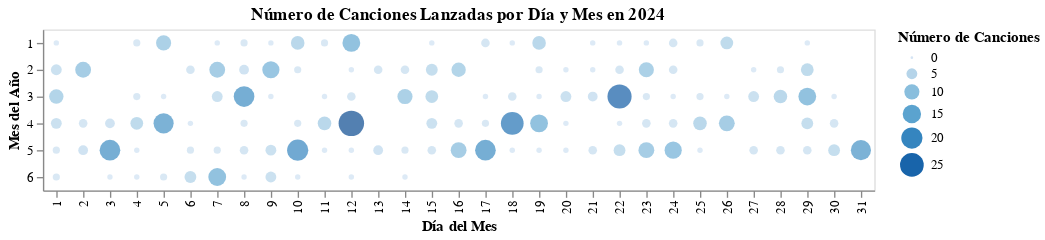

The cell this chart's notebook holds for it:
### Code cell
# Contar el número de canciones por día y mes
# Agrupar por mes y día, manteniendo el conteo y una fecha representativa
songs_by_day_month = (
    df_2024.groupby([df_2024['release_date'].dt.month.rename('Mes'),
                     df_2024['release_date'].dt.day.rename('Día')])
    .agg(
        songs_count=('release_date', 'count'),
        release_date=('release_date', 'first')  # Retener una fecha representativa
    )
    .reset_index()
)

# Crear el gráfico de burbujas
bubble_chart = alt.Chart(songs_by_day_month).mark_circle().encode(
    x=alt.X('Día:O', title='Día del Mes'),
    y=alt.Y('Mes:O', title='Mes del Año'),
    size=alt.Size('songs_count:Q', title='Número de Canciones'),
    color=alt.Color('songs_count:Q', scale=alt.Scale(scheme='blues'), legend=alt.Legend(title="Número de Canciones")),
    tooltip=[alt.Tooltip('release_date:T', title='Fecha'),
             alt.Tooltip('songs_count', title="Canciones")]
).properties(
    title='Número de Canciones Lanzadas por Día y Mes en 2024'
)

bubble_chart

### Figure 1 — Vega-Lite specification as saved in the notebook (floating-point values rounded to 4 significant figures)
{"config": {"view": {"continuousWidth": 400, "continuousHeight": 300}}, "data": {"name": "data-91d84b63447a78b410406047ac4c748b"}, "mark": "circle", "encoding": {"color": {"field": "songs_count", "legend": {"title": "Número de Canciones"}, "scale": {"scheme": "blues"}, "type": "quantitative"}, "size": {"field": "songs_count", "title": "Número de Canciones", "type": "quantitative"}, "tooltip": [{"field": "release_date", "title": "Fecha", "type": "temporal"}, {"field": "songs_count", "title": "Canciones", "type": "quantitative"}], "x": {"field": "Día", "title": "Día del Mes", "type": "ordinal"}, "y": {"field": "Mes", "title": "Mes del Año", "type": "ordinal"}}, "title": "Número de Canciones Lanzadas por Día y Mes en 2024", "$schema": "https://vega.github.io/schema/vega-lite/v4.17.0.json", "datasets": {"data-91d84b63447a78b410406047ac4c748b": [{"Mes": 1, "Día": 1, "songs_count": 1, "release_date": "2024-01-01T00:00:00"}, {"Mes": 1, "Día": 4, "songs_count": 2, "release_date": "2024-01-04T00:00:00"}, {"Mes": 1, "Día": 5, "songs_count": 10, "release_date": "2024-01-05T00:00:00"}, {"Mes": 1, "Día": 7, "songs_count": 1, "release_date": "2024-01-07T00:00:00"}, {"Mes": 1, "Día": 8, "songs_count": 2, "release_date": "2024-01-08T00:00:00"}, {"Mes": 1, "Día": 9, "songs_count": 1, "release_date": "2024-01-09T00:00:00"}, {"Mes": 1, "Día": 10, "songs_count": 8, "release_date": "2024-01-10T00:00:00"}, {"Mes": 1, "Día": 11, "songs_count": 2, "release_date": "2024-01-11T00:00:00"}, {"Mes": 1, "Día": 12, "songs_count": 14, "release_date": "2024-01-12T00:00:00"}, {"Mes": 1, "Día": 15, "songs_count": 1, "release_date": "2024-01-15T00:00:00"}, {"Mes": 1, "Día": 17, "songs_count": 3, "release_date": "2024-01-17T00:00:00"}, {"Mes": 1, "Día": 18, "songs_count": 1, "release_date": "2024-01-18T00:00:00"}, {"Mes": 1, "Día": 19, "songs_count": 8, "release_date": "2024-01-19T00:00:00"}, {"Mes": 1, "Día": 21, "songs_count": 1, "release_date": "2024-01-21T00:00:00"}, {"Mes": 1, "Día": 22, "songs_count": 1, "release_date": "2024-01-22T00:00:00"}, {"Mes": 1, "Día": 23, "songs_count": 1, "release_date": "2024-01-23T00:00:00"}, {"Mes": 1, "Día": 24, "songs_count": 3, "release_date": "2024-01-24T00:00:00"}, {"Mes": 1, "Día": 25, "songs_count": 2, "release_date": "2024-01-25T00:00:00"}, {"Mes": 1, "Día": 26, "songs_count": 7, "release_date": "2024-01-26T00:00:00"}, {"Mes": 1, "Día": 29, "songs_count": 1, "release_date": "2024-01-29T00:00:00"}, {"Mes": 2, "Día": 1, "songs_count": 5, "release_date": "2024-02-01T00:00:00"}, {"Mes": 2, "Día": 2, "songs_count": 11, "release_date": "2024-02-02T00:00:00"}, {"Mes": 2, "Día": 6, "songs_count": 3, "release_date": "2024-02-06T00:00:00"}, {"Mes": 2, "Día": 7, "songs_count": 11, "release_date": "2024-02-07T00:00:00"}, {"Mes": 2, "Día": 8, "songs_count": 4, "release_date": "2024-02-08T00:00:00"}, {"Mes": 2, "Día": 9, "songs_count": 13, "release_date": "2024-02-09T00:00:00"}, {"Mes": 2, "Día": 10, "songs_count": 2, "release_date": "2024-02-10T00:00:00"}, {"Mes": 2, "Día": 12, "songs_count": 1, "release_date": "2024-02-12T00:00:00"}, {"Mes": 2, "Día": 13, "songs_count": 3, "release_date": "2024-02-13T00:00:00"}, {"Mes": 2, "Día": 14, "songs_count": 3, "release_date": "2024-02-14T00:00:00"}, {"Mes": 2, "Día": 15, "songs_count": 6, "release_date": "2024-02-15T00:00:00"}, {"Mes": 2, "Día": 16, "songs_count": 9, "release_date": "2024-02-16T00:00:00"}, {"Mes": 2, "Día": 19, "songs_count": 2, "release_date": "2024-02-19T00:00:00"}, {"Mes": 2, "Día": 20, "songs_count": 1, "release_date": "2024-02-20T00:00:00"}, {"Mes": 2, "Día": 21, "songs_count": 1, "release_date": "2024-02-21T00:00:00"}, {"Mes": 2, "Día": 22, "songs_count": 3, "release_date": "2024-02-22T00:00:00"}, {"Mes": 2, "Día": 23, "songs_count": 10, "release_date": "2024-02-23T00:00:00"}, {"Mes": 2, "Día": 24, "songs_count": 3, "release_date": "2024-02-24T00:00:00"}, {"Mes": 2, "Día": 27, "songs_count": 1, "release_date": "2024-02-27T00:00:00"}, {"Mes": 2, "Día": 28, "songs_count": 2, "release_date": "2024-02-28T00:00:00"}, {"Mes": 2, "Día": 29, "songs_count": 7, "release_date": "2024-02-29T00:00:00"}, {"Mes": 3, "Día": 1, "songs_count": 9, "release_date": "2024-03-01T00:00:00"}, {"Mes": 3, "Día": 4, "songs_count": 2, "release_date": "2024-03-04T00:00:00"}, {"Mes": 3, "Día": 5, "songs_count": 1, "release_date": "2024-03-05T00:00:00"}, {"Mes": 3, "Día": 7, "songs_count": 5, "release_date": "2024-03-07T00:00:00"}, {"Mes": 3, "Día": 8, "songs_count": 19, "release_date": "2024-03-08T00:00:00"}, {"Mes": 3, "Día": 9, "songs_count": 1, "release_date": "2024-03-09T00:00:00"}, {"Mes": 3, "Día": 11, "songs_count": 1, "release_date": "2024-03-11T00:00:00"}, {"Mes": 3, "Día": 12, "songs_count": 3, "release_date": "2024-03-12T00:00:00"}, {"Mes": 3, "Día": 14, "songs_count": 10, "release_date": "2024-03-14T00:00:00"}, {"Mes": 3, "Día": 15, "songs_count": 7, "release_date": "2024-03-15T00:00:00"}, {"Mes": 3, "Día": 17, "songs_count": 1, "release_date": "2024-03-17T00:00:00"}, {"Mes": 3, "Día": 18, "songs_count": 3, "release_date": "2024-03-18T00:00:00"}, {"Mes": 3, "Día": 19, "songs_count": 1, "release_date": "2024-03-19T00:00:00"}, {"Mes": 3, "Día": 20, "songs_count": 5, "release_date": "2024-03-20T00:00:00"}, {"Mes": 3, "Día": 21, "songs_count": 4, "release_date": "2024-03-21T00:00:00"}, {"Mes": 3, "Día": 22, "songs_count": 26, "release_date": "2024-03-22T00:00:00"}, {"Mes": 3, "Día": 23, "songs_count": 2, "release_date": "2024-03-23T00:00:00"}, {"Mes": 3, "Día": 24, "songs_count": 1, "release_date": "2024-03-24T00:00:00"}, {"Mes": 3, "Día": 25, "songs_count": 2, "release_date": "2024-03-25T00:00:00"}, {"Mes": 3, "Día": 26, "songs_count": 1, "release_date": "2024-03-26T00:00:00"}, {"Mes": 3, "Día": 27, "songs_count": 5, "release_date": "2024-03-27T00:00:00"}, {"Mes": 3, "Día": 28, "songs_count": 8, "release_date": "2024-03-28T00:00:00"}, {"Mes": 3, "Día": 29, "songs_count": 14, "release_date": "2024-03-29T00:00:00"}, {"Mes": 3, "Día": 30, "songs_count": 1, "release_date": "2024-03-30T00:00:00"}, {"Mes": 4, "Día": 1, "songs_count": 5, "release_date": "2024-04-01T00:00:00"}, {"Mes": 4, "Día": 2, "songs_count": 3, "release_date": "2024-04-02T00:00:00"}, {"Mes": 4, "Día": 3, "songs_count": 4, "release_date": "2024-04-03T00:00:00"}, {"Mes": 4, "Día": 4, "songs_count": 7, "release_date": "2024-04-04T00:00:00"}, {"Mes": 4, "Día": 5, "songs_count": 18, "release_date": "2024-04-05T00:00:00"}, {"Mes": 4, "Día": 6, "songs_count": 1, "release_date": "2024-04-06T00:00:00"}, {"Mes": 4, "Día": 8, "songs_count": 2, "release_date": "2024-04-08T00:00:00"}, {"Mes": 4, "Día": 10, "songs_count": 2, "release_date": "2024-04-10T00:00:00"}, {"Mes": 4, "Día": 11, "songs_count": 8, "release_date": "2024-04-11T00:00:00"}, {"Mes": 4, "Día": 12, "songs_count": 29, "release_date": "2024-04-12T00:00:00"}, {"Mes": 4, "Día": 15, "songs_count": 5, "release_date": "2024-04-15T00:00:00"}, {"Mes": 4, "Día": 16, "songs_count": 3, "release_date": "2024-04-16T00:00:00"}, {"Mes": 4, "Día": 17, "songs_count": 2, "release_date": "2024-04-17T00:00:00"}, {"Mes": 4, "Día": 18, "songs_count": 23, "release_date": "2024-04-18T00:00:00"}, {"Mes": 4, "Día": 19, "songs_count": 14, "release_date": "2024-04-19T00:00:00"}, {"Mes": 4, "Día": 20, "songs_count": 1, "release_date": "2024-04-20T00:00:00"}, {"Mes": 4, "Día": 22, "songs_count": 1, "release_date": "2024-04-22T00:00:00"}, {"Mes": 4, "Día": 23, "songs_count": 3, "release_date": "2024-04-23T00:00:00"}, {"Mes": 4, "Día": 24, "songs_count": 3, "release_date": "2024-04-24T00:00:00"}, {"Mes": 4, "Día": 25, "songs_count": 8, "release_date": "2024-04-25T00:00:00"}, {"Mes": 4, "Día": 26, "songs_count": 11, "release_date": "2024-04-26T00:00:00"}, {"Mes": 4, "Día": 29, "songs_count": 6, "release_date": "2024-04-29T00:00:00"}, {"Mes": 4, "Día": 30, "songs_count": 3, "release_date": "2024-04-30T00:00:00"}, {"Mes": 5, "Día": 1, "songs_count": 2, "release_date": "2024-05-01T00:00:00"}, {"Mes": 5, "Día": 2, "songs_count": 4, "release_date": "2024-05-02T00:00:00"}, {"Mes": 5, "Día": 3, "songs_count": 19, "release_date": "2024-05-03T00:00:00"}, {"Mes": 5, "Día": 4, "songs_count": 1, "release_date": "2024-05-04T00:00:00"}, {"Mes": 5, "Día": 6, "songs_count": 2, "release_date": "2024-05-06T00:00:00"}, {"Mes": 5, "Día": 7, "songs_count": 2, "release_date": "2024-05-07T00:00:00"}, {"Mes": 5, "Día": 8, "songs_count": 3, "release_date": "2024-05-08T00:00:00"}, {"Mes": 5, "Día": 9, "songs_count": 5, "release_date": "2024-05-09T00:00:00"}, {"Mes": 5, "Día": 10, "songs_count": 20, "release_date": "2024-05-10T00:00:00"}, {"Mes": 5, "Día": 11, "songs_count": 1, "release_date": "2024-05-11T00:00:00"}, {"Mes": 5, "Día": 12, "songs_count": 1, "release_date": "2024-05-12T00:00:00"}, {"Mes": 5, "Día": 13, "songs_count": 4, "release_date": "2024-05-13T00:00:00"}, {"Mes": 5, "Día": 14, "songs_count": 2, "release_date": "2024-05-14T00:00:00"}, {"Mes": 5, "Día": 15, "songs_count": 3, "release_date": "2024-05-15T00:00:00"}, {"Mes": 5, "Día": 16, "songs_count": 11, "release_date": "2024-05-16T00:00:00"}, {"Mes": 5, "Día": 17, "songs_count": 19, "release_date": "2024-05-17T00:00:00"}, {"Mes": 5, "Día": 18, "songs_count": 1, "release_date": "2024-05-18T00:00:00"}, {"Mes": 5, "Día": 19, "songs_count": 1, "release_date": "2024-05-19T00:00:00"}, {"Mes": 5, "Día": 20, "songs_count": 1, "release_date": "2024-05-20T00:00:00"}, {"Mes": 5, "Día": 21, "songs_count": 3, "release_date": "2024-05-21T00:00:00"}, {"Mes": 5, "Día": 22, "songs_count": 6, "release_date": "2024-05-22T00:00:00"}, {"Mes": 5, "Día": 23, "songs_count": 11, "release_date": "2024-05-23T00:00:00"}, {"Mes": 5, "Día": 24, "songs_count": 13, "release_date": "2024-05-24T00:00:00"}, {"Mes": 5, "Día": 25, "songs_count": 1, "release_date": "2024-05-25T00:00:00"}, {"Mes": 5, "Día": 27, "songs_count": 3, "release_date": "2024-05-27T00:00:00"}, {"Mes": 5, "Día": 28, "songs_count": 3, "release_date": "2024-05-28T00:00:00"}, {"Mes": 5, "Día": 29, "songs_count": 3, "release_date": "2024-05-29T00:00:00"}, {"Mes": 5, "Día": 30, "songs_count": 6, "release_date": "2024-05-30T00:00:00"}, {"Mes": 5, "Día": 31, "songs_count": 18, "release_date": "2024-05-31T00:00:00"}, {"Mes": 6, "Día": 1, "songs_count": 2, "release_date": "2024-06-01T00:00:00"}, {"Mes": 6, "Día": 3, "songs_count": 1, "release_date": "2024-06-03T00:00:00"}, {"Mes": 6, "Día": 4, "songs_count": 1, "release_date": "2024-06-04T00:00:00"}, {"Mes": 6, "Día": 5, "songs_count": 2, "release_date": "2024-06-05T00:00:00"}, {"Mes": 6, "Día": 6, "songs_count": 6, "release_date": "2024-06-06T00:00:00"}, {"Mes": 6, "Día": 7, "songs_count": 14, "release_date": "2024-06-07T00:00:00"}, {"Mes": 6, "Día": 8, "songs_count": 1, "release_date": "2024-06-08T00:00:00"}, {"Mes": 6, "Día": 9, "songs_count": 5, "release_date": "2024-06-09T00:00:00"}, {"Mes": 6, "Día": 10, "songs_count": 1, "release_date": "2024-06-10T00:00:00"}, {"Mes": 6, "Día": 12, "songs_count": 1, "release_date": "2024-06-12T00:00:00"}, {"Mes": 6, "Día": 14, "songs_count": 1, "release_date": "2024-06-14T00:00:00"}]}}
